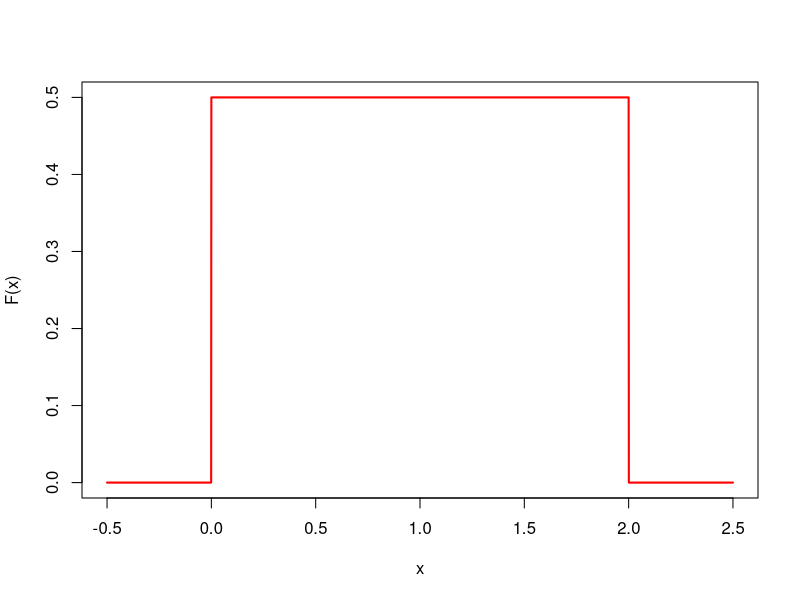
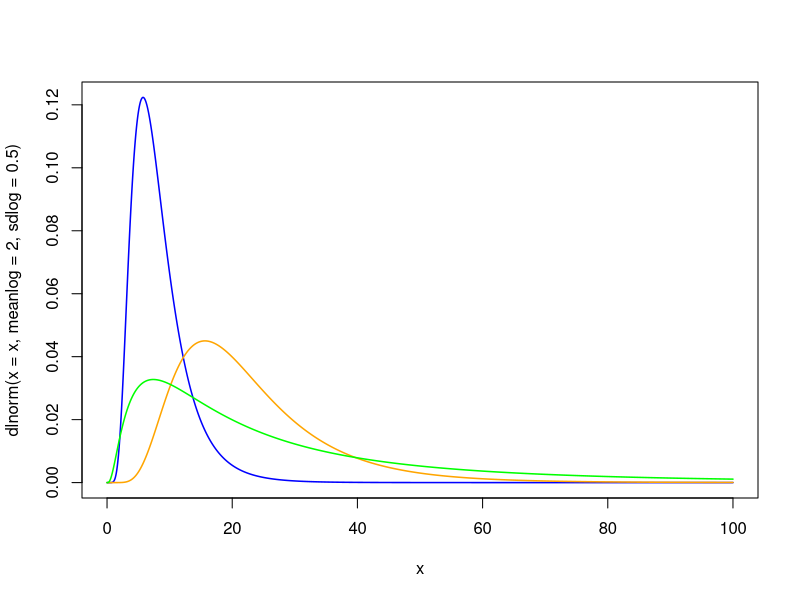
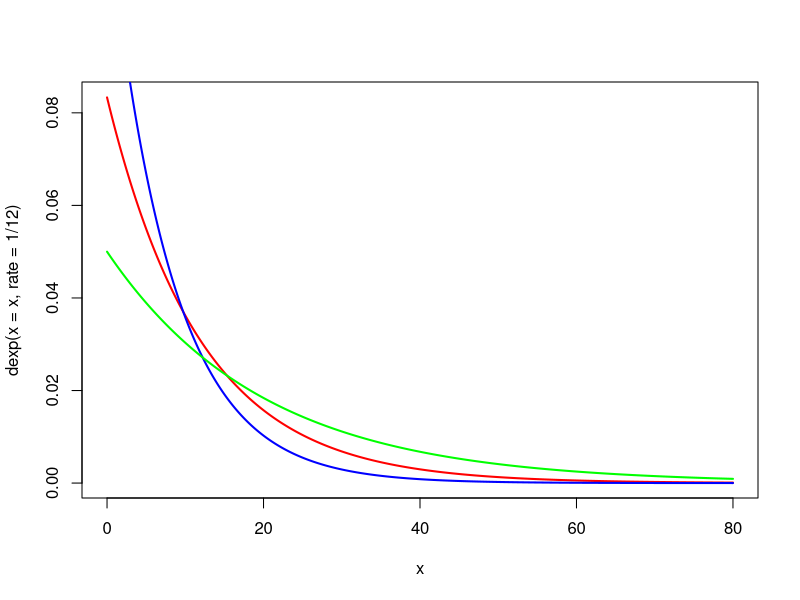

Here is the R script that generated these plots, in order:
#getwd()
#setwd(dir = "d:/dev/Estadistica/")
#git_history()


# Modelo uniforme
# se denota X - Unif(a,b)
x <- seq(from = -0.5, to = 2.5 , by = 0.001)
plot(x, dunif(x = x, min = 0 , max =2), 
     type = "l" , 
     ylab = "F(x)", 
     lwd = 2, 
     col = "red")

# Modelo Log-Normal
x <- seq(from = 0.0001, to = 100 , by = 0.0001)
plot(x, dlnorm(x = x, meanlog = 2 , sdlog = 0.5), 
     type = "l" , lwd = 1.5, col = "blue")
lines(x, dlnorm(x, meanlog = 3 , sdlog = 0.5), 
     type = "l" , lwd = 1.5, col = "orange" )
lines(x, dlnorm(x, meanlog = 3 , sdlog = 1), 
      type = "l" , lwd = 1.5, col = "green" )


# Modelo exponencial , es solamente positiva porque depende del tiempo
x <- seq(from = 0,to = 80,0.001)
plot(x, dexp(x = x , rate = 1/12), type = "l", lwd = 2 , col = "red")
lines(x, dexp(x = x , rate = 1/8), type = "l", lwd = 2 , col = "blue")
lines(x, dexp(x = x , rate = 1/20), type = "l", lwd = 2 , col = "green")
# rate es el tiempo entre clientes
# rate = 1/12  , ej llegan 12 clientes por minuto
#modelo chi cuadrado
# qchisq()
# dchisq()

